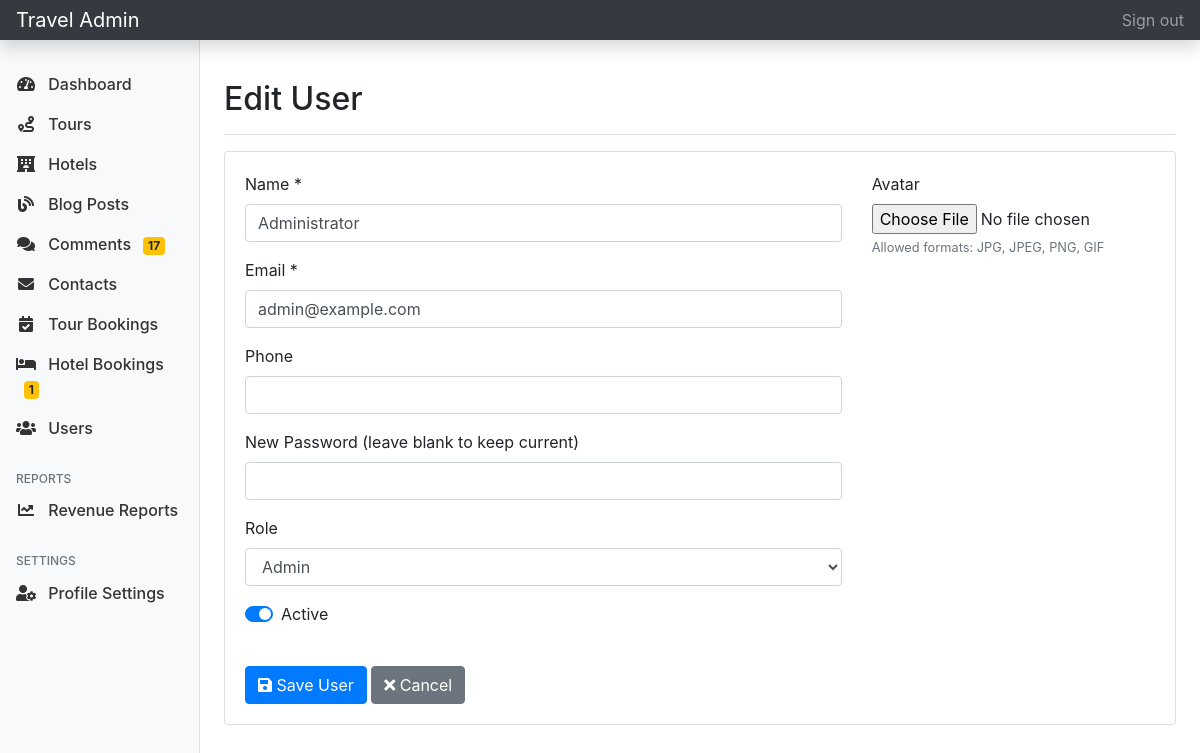
The app's page /admin/user_form.php?id=1 (signed in) with its own data.
### tables this page shows
CREATE TABLE `users` (
  `id` int(11) NOT NULL,
  `name` varchar(255) NOT NULL,
  `email` varchar(255) NOT NULL,
  `phone` varchar(20) DEFAULT NULL,
  `password` varchar(255) NOT NULL,
  `role` enum('user','admin') NOT NULL DEFAULT 'user',
  `status` tinyint(1) NOT NULL DEFAULT 1,
  `avatar` varchar(255) DEFAULT NULL,
  `created_at` timestamp NOT NULL DEFAULT current_timestamp(),
  `updated_at` timestamp NOT NULL DEFAULT current_timestamp() ON UPDATE current_timestamp()
);

### admin/user_form.php (the view, shortened to what this page needs)
<?php
require_once 'auth.php';
$user = [
    'id' => '',
    'name' => '',
    'email' => '',
    'phone' => '',
    'role' => 'user',
    'status' => 1,
    'avatar' => ''
];
if (isset($_GET['id'])) {
    $stmt = $pdo->prepare("SELECT * FROM users WHERE id = ?");
    $stmt->execute([$_GET['id']]);
    if ($row = $stmt->fetch()) {
        $user = $row;
    } else {
        header('Location: users.php');
        exit();
    }
}
?>
<!DOCTYPE html>
<html lang="en">
<head>
    <link href="https://stackpath.bootstrapcdn.com/bootstrap/4.5.2/css/bootstrap.min.css" rel="stylesheet">
    <link href="https://cdnjs.cloudflare.com/ajax/libs/font-awesome/5.15.1/css/all.min.css" rel="stylesheet">
</head>
<body>
    <?php include 'includes/admin_header.php'; ?>
    <div class="container-fluid">
        <div class="row">
            <?php include 'includes/admin_sidebar.php'; ?>
            <main role="main" class="col-md-9 ml-sm-auto col-lg-10 px-md-4 py-4">
                <div class="d-flex justify-content-between flex-wrap flex-md-nowrap align-items-center pt-3 pb-2 mb-3 border-bottom">
                    <h1 class="h2"><?php echo $user['id'] ? 'Edit' : 'Add'; ?> User</h1>
                </div>
                <div class="card">
                    <div class="card-body">
                        <form method="post" enctype="multipart/form-data">
                            <div class="row">
                                <div class="col-md-8">
                                    <div class="form-group">
                                        <label>Name *</label>
                                        <input type="text" name="name" class="form-control" required
                                            value="<?php echo htmlspecialchars($user['name']); ?>">
                                    </div>
                                    <div class="form-group">
                                        <label>Email *</label>
                                        <input type="email" name="email" class="form-control" required
                                            value="<?php echo htmlspecialchars($user['email']); ?>">
                                    </div>
                                    <div class="form-group">
                                        <label>Phone</label>
                                        <input type="tel" name="phone" class="form-control"
                                            value="<?php echo htmlspecialchars($user['phone']); ?>">
                                    </div>
                                    <div class="form-group">
                                        <label><?php echo $user['id'] ? 'New Password (leave blank to keep current)' : 'Password *'; ?></label>
                                        <input type="password" name="password" class="form-control"
                                            <?php echo $user['id'] ? '' : 'required'; ?>>
                                    </div>
                                    <div class="form-group">
                                        <label>Role</label>
                                        <select name="role" class="form-control">
                                            <option value="admin" <?php echo $user['role'] === 'admin' ? 'selected' : ''; ?>>Admin</option>
                                        </select>
                                    </div>
                                    <div class="form-group">
                                        <div class="custom-control custom-switch">
                                            <label class="custom-control-label" for="statusSwitch">Active</label>
                                        </div>
                                    </div>
                                </div>
                                <div class="col-md-4">
                                    <div class="form-group">
                                        <label>Avatar</label>
                                        <input type="file" name="avatar" class="form-control-file" accept="image/*">
                                        <small class="form-text text-muted">
                                            Allowed formats: JPG, JPEG, PNG, GIF
                                        </small>
                                    </div>
                                </div>
                            </div>
                            <div class="mt-4">
                                <button type="submit" class="btn btn-primary">
                                    <i class="fas fa-save"></i> Save User
                                </button>
                                <a href="users.php" class="btn btn-secondary">
                                    <i class="fas fa-times"></i> Cancel
                                </a>
                            </div>
                        </form>
                    </div>
                </div>
            </main>
        </div>
    </div>
</body>
</html>

### records on screen
users: name "Administrator", email "admin@example.com", role "Admin"

### other values on screen
$pending_count "17"
$pending_hotel_bookings "1"
